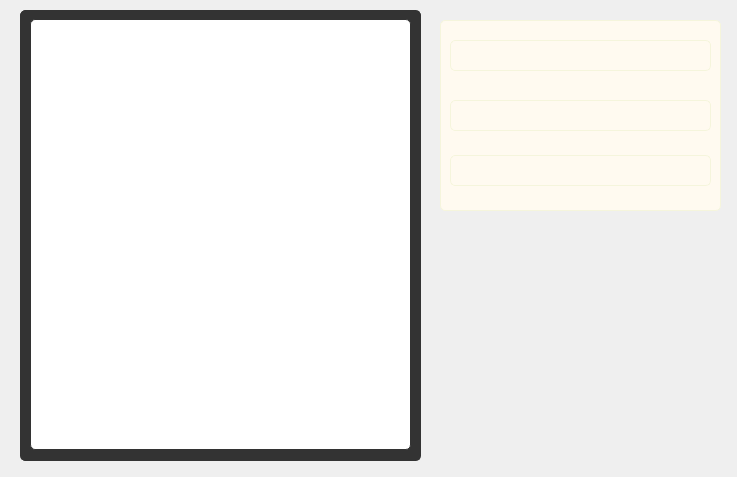
<?xml version="1.0" encoding="UTF-8"?>
<ui version="4.0">
 <class>viewDetails</class>
 <widget class="QDialog" name="viewDetails">
  <property name="geometry">
   <rect>
    <x>0</x>
    <y>0</y>
    <width>737</width>
    <height>477</height>
   </rect>
  </property>
  <property name="windowTitle">
   <string>Dialog</string>
  </property>
  <widget class="QLabel" name="label">
   <property name="geometry">
    <rect>
     <x>-240</x>
     <y>460</y>
     <width>49</width>
     <height>16</height>
    </rect>
   </property>
   <property name="text">
    <string>TextLabel</string>
   </property>
  </widget>
  <widget class="QGroupBox" name="groupBox">
   <property name="geometry">
    <rect>
     <x>20</x>
     <y>10</y>
     <width>401</width>
     <height>451</height>
    </rect>
   </property>
   <property name="styleSheet">
    <string notr="true">background-color: rgb(51, 51, 51);
border: 1px solid rgb(51, 51, 51);
border-radius: 5px;
border-collapse:clollapse;
font: 10pt &quot;Arial&quot;;</string>
   </property>
   <property name="title">
    <string/>
   </property>
   <widget class="QLabel" name="image">
    <property name="geometry">
     <rect>
      <x>10</x>
      <y>9</y>
      <width>381</width>
      <height>431</height>
     </rect>
    </property>
    <property name="styleSheet">
     <string notr="true">background-color: rgb(255, 255, 255);</string>
    </property>
    <property name="text">
     <string/>
    </property>
    <property name="pixmap">
     <pixmap resource="icons.qrc">:/ic/icons/user.png</pixmap>
    </property>
    <property name="scaledContents">
     <bool>true</bool>
    </property>
    <property name="alignment">
     <set>Qt::AlignCenter</set>
    </property>
   </widget>
  </widget>
  <widget class="QGroupBox" name="groupBox_2">
   <property name="geometry">
    <rect>
     <x>440</x>
     <y>20</y>
     <width>281</width>
     <height>191</height>
    </rect>
   </property>
   <property name="styleSheet">
    <string notr="true">background-color:floralwhite;
border: 1px solid beige;
border-radius: 5px;
border-collapse:clollapse;
font: 10pt &quot;Arial&quot;;
color: rgb(0, 0, 0);</string>
   </property>
   <property name="title">
    <string/>
   </property>
   <widget class="QLabel" name="name">
    <property name="geometry">
     <rect>
      <x>10</x>
      <y>20</y>
      <width>261</width>
      <height>31</height>
     </rect>
    </property>
    <property name="text">
     <string/>
    </property>
   </widget>
   <widget class="QLabel" name="phone">
    <property name="geometry">
     <rect>
      <x>10</x>
      <y>80</y>
      <width>261</width>
      <height>31</height>
     </rect>
    </property>
    <property name="text">
     <string/>
    </property>
   </widget>
   <widget class="QLabel" name="email">
    <property name="geometry">
     <rect>
      <x>10</x>
      <y>135</y>
      <width>261</width>
      <height>31</height>
     </rect>
    </property>
    <property name="text">
     <string/>
    </property>
   </widget>
  </widget>
 </widget>
 <resources>
  <include location="icons.qrc"/>
 </resources>
 <connections/>
</ui>
